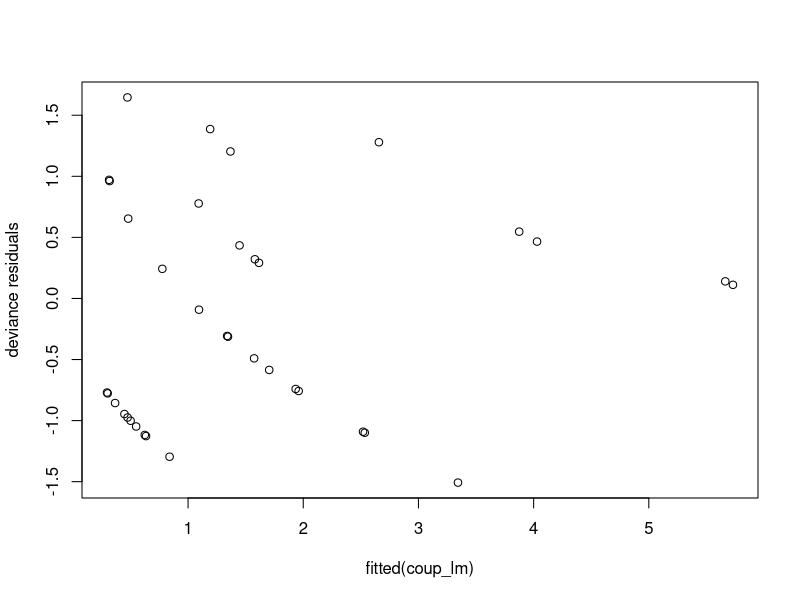
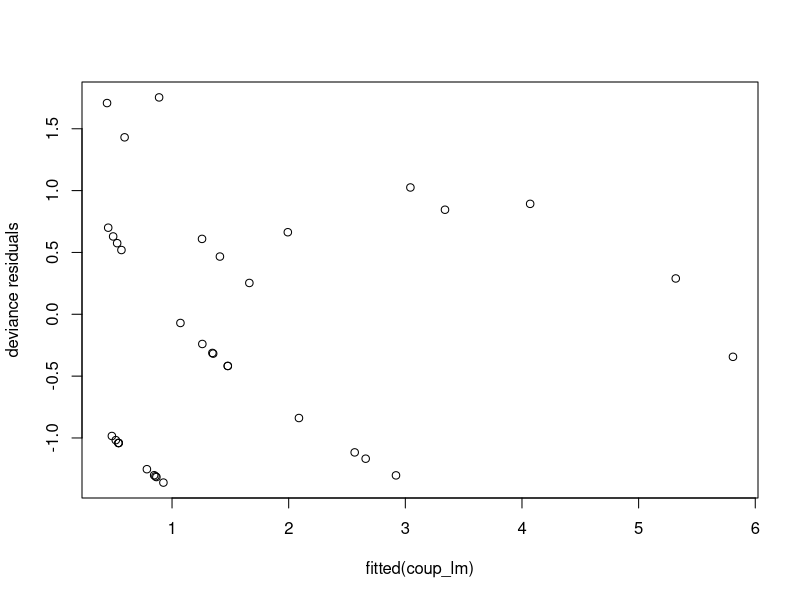

Reproduce these figures in R, in order. (Note: this script raises an error after producing the figures.)
## ---- chunk 1
coup_data <- read.table("africa.txt", header=T)
coup_data$pollib <- as.factor(coup_data$pollib)
coup_lm <- glm(
    miltcoup~oligarchy+pollib+parties+pctvote+popn+size+numelec+numregim, 
    family=poisson, data=coup_data
); coef <- summary(coup_lm)$coefficients; coef
## ---- chunk 2
plot(fitted(coup_lm), residuals(coup_lm, type="deviance"), ylab="deviance residuals")
## ---- chunk 3
summary(glm(
    miltcoup~oligarchy+pollib+parties+pctvote+popn+size+numelec+numregim, 
    family=poisson, data=coup_data)
)$coefficients[, "Pr(>|z|)"]
## ---- chunk 4
summary(glm(
    miltcoup~oligarchy+pollib+parties+pctvote+popn+size+numregim, 
    family=poisson, data=coup_data)
)$coefficients[, "Pr(>|z|)"]
## ---- chunk 5
summary(glm(
    miltcoup~oligarchy+pollib+parties+pctvote+popn+size, 
    family=poisson, data=coup_data)
)$coefficients[, "Pr(>|z|)"]
## ---- chunk 6
summary(glm(
    miltcoup~oligarchy+pollib+parties+pctvote+popn, family=poisson, data=coup_data)
)$coefficients[, "Pr(>|z|)"]
## ---- chunk 7
summary(glm(
    miltcoup~oligarchy+pollib+parties+pctvote, family=poisson, data=coup_data)
)$coefficients[, "Pr(>|z|)"]
## ---- chunk 8
coup_lm <- glm(miltcoup~oligarchy+pollib+parties, family=poisson, data=coup_data)
coef <- summary(coup_lm)$coefficients; coef
## ---- chunk 9
plot(fitted(coup_lm), residuals(coup_lm, type="deviance"), ylab="deviance residuals")
## ---- chunk 10
mean_obli <- mean(coup_data[,"oligarchy"])
mean_pctv <- mean(coup_data[,"parties"])
exp(coef["(Intercept)", "Estimate"] + 
    coef["oligarchy", "Estimate"] * mean_obli + 
    coef["parties", "Estimate"] * mean_part)
## ---- chunk 11
exp(coef["pollib1", "Estimate"] + 
coef["(Intercept)", "Estimate"] + 
    coef["oligarchy", "Estimate"] * mean_obli + 
    coef["parties", "Estimate"] * mean_part)
## ---- chunk 12
exp(coef["pollib2", "Estimate"] + 
    coef["(Intercept)", "Estimate"] + 
    coef["oligarchy", "Estimate"] + 
    coef["parties", "Estimate"] * mean_part)
